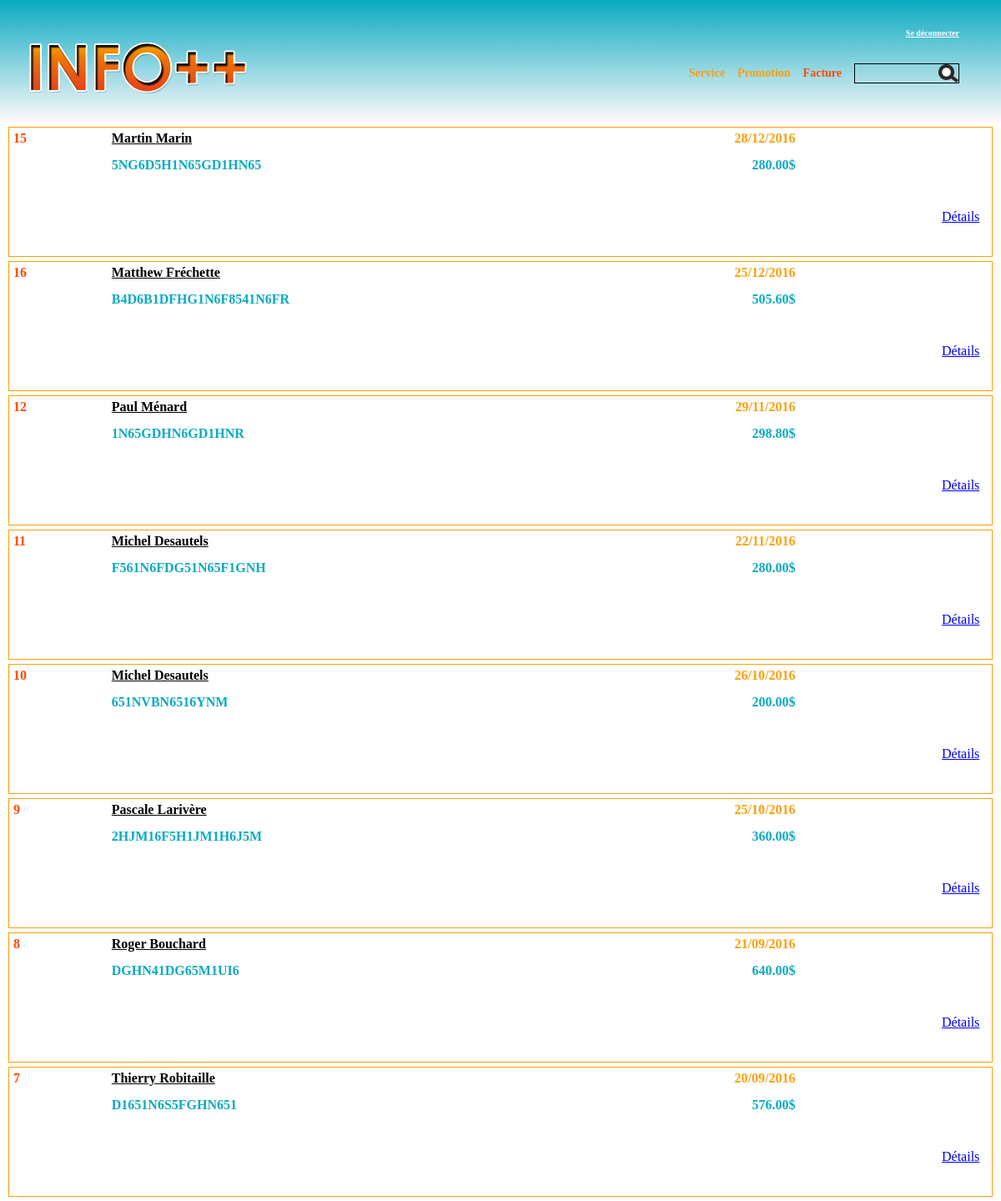
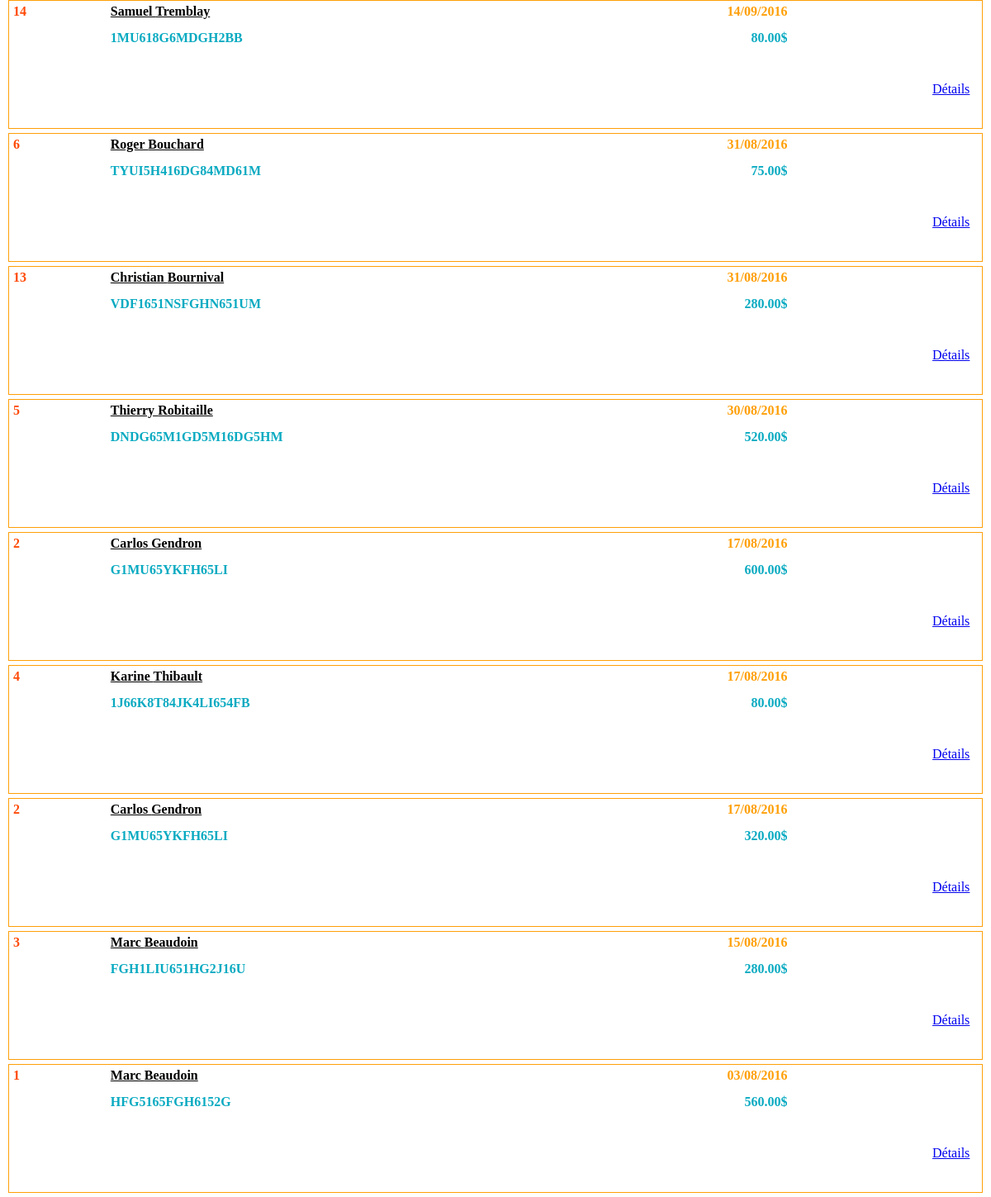
The page /PageAdmin/facture.php on the database its author committed (2 pictures, top to bottom).
### tables this page shows
CREATE TABLE `ta_facture_service` (
  `pk_facture_service` int(11) NOT NULL,
  `fk_facture` int(11) DEFAULT NULL,
  `fk_service` int(11) DEFAULT NULL,
  `tarif_facture` decimal(6,2) DEFAULT NULL,
  `montant_rabais` decimal(6,2) NOT NULL
);

CREATE TABLE `facture` (
  `pk_facture` int(11) NOT NULL,
  `fk_client` int(11) DEFAULT NULL,
  `date_service` date DEFAULT NULL,
  `paiement_status` tinyint(1) DEFAULT NULL,
  `no_confirmation` varchar(45) DEFAULT NULL
);

CREATE TABLE `client` (
  `pk_client` int(11) NOT NULL,
  `fk_utilisateur` int(11) DEFAULT NULL,
  `prenom` varchar(75) DEFAULT NULL,
  `nom` varchar(75) DEFAULT NULL,
  `fk_adresse` int(11) DEFAULT NULL,
  `telephone` varchar(20) DEFAULT NULL,
  `infolettre` tinyint(1) DEFAULT NULL
);

### MoteurBD/moteurBD.php (called while the page is built, shortened)
<?php
class moteurBD {
    function connection() {
        $server = "localhost";
        $username = "root";
        $password = "";
        $dbname = "labo";
        $con = new mysqli($server, $username, $password, $dbname);
        return $con;
    }
    function populateFacture() {
        $mysqli = $this->connection();
        $mysqli->set_charset("utf8");
        $results = $mysqli->query("SELECT facture.pk_facture,facture.date_service, facture.no_confirmation, ta_facture_service.tarif_facture, ta_facture_service.montant_rabais, client.prenom, client.nom, service.service_titre, promotion.promotion_titre, promotion.rabais FROM `ta_facture_service` JOIN facture ON facture.pk_facture = ta_facture_service.fk_facture JOIN client ON facture.fk_client = client.pk_client JOIN service ON service.pk_service = ta_facture_service.fk_service LEFT JOIN ta_promotion_service ON ta_promotion_service.fk_service = service.pk_service LEFT JOIN promotion ON promotion.pk_promotion = ta_promotion_service.fk_promotion ORDER BY facture.date_service DESC");
        $allfacture = array();
        while ($row = $results->fetch_assoc()) {
            $allfacture[] = array(
                'facture.pk_facture' => $row['pk_facture'],
                'facture.date_service' => $row['date_service'],
                'facture.no_confirmation' => $row['no_confirmation'],
                'ta_facture_service.tarif_facture' => $row['tarif_facture'],
                'ta_facture_service.montant_rabais' => $row['montant_rabais'],
                'client.prenom' => $row['prenom'],
                'client.nom' => $row['nom'],
                'service.service_titre' => $row['service_titre'],
                'promotion.promotion_titre' => $row['promotion_titre'],
                'promotion.rabais' => $row['rabais']
            );
        }
        return $allfacture;
    }
}

### PageAdmin/facture.php (the view, shortened to what this page needs)
<html>
    <head>
        <link rel="stylesheet" type="text/css" href="../css/reset.css"/>
        <link rel="stylesheet" href="../css/style.css">
    </head>
    <body>
        <?php
        include ('../PageInject/EnteteAdmin.php');
        include ('../MoteurBD/moteurBD.php');
        $moteur = new moteurBD();
        $factures = $moteur->populateFacture();
        $max = sizeof($factures);
        $prixArray = array();
        for($i = 0; $i< $max;$i++){
            if(strcmp($factures[$i]['facture.pk_facture'], $factures[$i-1]['facture.pk_facture'])!== 0){
                $prixArray[$i]=(float)$factures[$i]['ta_facture_service.tarif_facture'];
                if($factures[$i]['promotion.rabais'] !== null && strcmp($factures[$i]['ta_facture_service.montant_rabais'],'0.00') !== 0 ){
                    $prixArray[$i]-= (float)$factures[$i]['ta_facture_service.tarif_facture']*(float)$factures[$i]['promotion.rabais'];
                }
            }
            else{
                $prixArray[$i-1]+= (float)$factures[$i]['ta_facture_service.tarif_facture'];
                if($factures[$i]['promotion.rabais'] !== null && strcmp($factures[$i]['ta_facture_service.montant_rabais'],'0.00') !== 0){
                    $prixArray[$i-1]-= (float)$factures[$i]['ta_facture_service.tarif_facture']*(float)$factures[$i]['promotion.rabais'];
                }
            }
        }
        ?>
        <?php
        for($i = 0; $i < $max;$i++)
        {
            if(strcmp($factures[$i]['facture.pk_facture'], $factures[$i-1]['facture.pk_facture'])!== 0){
                $date = date_create(htmlentities(utf8_encode($factures[$i]['facture.date_service']),0,'UTF-8'));
            echo "
            <div id='produitCat'>";
            echo"
                    <p id='numFacture'>". htmlentities(utf8_encode($factures[$i]['facture.pk_facture']),0,'UTF-8')."</p>
                    <div id='contenuFacture'>
                    <p id='nomClient'>" . $factures[$i]['client.prenom']." ". $factures[$i]['client.nom']." <span id='dateFacture'>". date_format($date,"d/m/Y")."</span></p> <br>
                    <p id='descFacture'>". strtoupper($factures[$i]['facture.no_confirmation']) ."<span id='prixFacture'>". htmlentities(number_format(utf8_encode($prixArray[$i]),2,'.',''),0,'UTF-8')."$</span></p><br>
                    <div class='divItems'>
                    <p id='item'>" . $factures[$i]['service.service_titre']."<span id='prixFacture'>". htmlentities(utf8_encode($factures[$i]['ta_facture_service.tarif_facture']),0,'UTF-8')."$</span> </p>" ;
            }
            if(strcmp($factures[$i]['facture.pk_facture'], $factures[$i+1]['facture.pk_facture'])!== 0){
                echo "</div>";
                echo "</div> ";
                echo "<div id='detailFacture'> <a href='#' class='detail'>Détails</a> </div>";
                echo "</div>";
            }
        }
        ?>
    </body>
</html>

### css/style.css (style rules this page uses)
body { font-family: Century Gothic; }
#produitCat, #promotionCat { border: 1px solid #FF9F07; overflow: auto; margin-left: 10px; margin-right: 10px; margin-top: 5px; margin-bottom: 5px; position: relative; }
#numFacture { display:inline; width: 10%; height: 110px; float:left; padding-left: 5px; padding-top: 5px; color: #FF4A07; font-weight: bold; }
#contenuFacture { width: 80%; }
#descFacture { font-weight: bold; color:#09AAC1; }
#nomClient { font-weight: bold; text-decoration: underline; padding-top: 5px; }
#dateFacture { float: right; color: #FF9F07; }
#prixFacture { float:right; }
#detailFacture { float:right; color:black; width: 55px; height: 55px; padding-right: 5px; padding-top: 30px; }

### rows shown on the page
ta_facture_service: fk_facture.pk_facture "15", client.prenom "Martin", client.nom "Marin", fk_facture.date_service "28/12/2016", fk_facture.no_confirmation "5NG6D5H1N65GD1HN65", i "280.00", shows "Détails"
ta_facture_service: fk_facture.pk_facture "16", client.prenom "Matthew", client.nom "Fréchette", fk_facture.date_service "25/12/2016", fk_facture.no_confirmation "B4D6B1DFHG1N6F8541N6FR", i "505.60"
ta_facture_service: shows "Détails"
ta_facture_service: fk_facture.pk_facture "12", client.prenom "Paul", client.nom "Ménard", fk_facture.date_service "29/11/2016", fk_facture.no_confirmation "1N65GDHN6GD1HNR", i "298.80", shows "Détails"
ta_facture_service: fk_facture.pk_facture "11", client.prenom "Michel", client.nom "Desautels", fk_facture.date_service "22/11/2016", fk_facture.no_confirmation "F561N6FDG51N65F1GNH", i "280.00", shows "Détails"
ta_facture_service: fk_facture.pk_facture "10", client.prenom "Michel", client.nom "Desautels", fk_facture.date_service "26/10/2016", fk_facture.no_confirmation "651NVBN6516YNM", i "200.00", shows "Détails"
ta_facture_service: fk_facture.pk_facture "9", client.prenom "Pascale", client.nom "Larivère", fk_facture.date_service "25/10/2016", fk_facture.no_confirmation "2HJM16F5H1JM1H6J5M", i "360.00", shows "Détails"
ta_facture_service: fk_facture.pk_facture "8", client.prenom "Roger", client.nom "Bouchard", fk_facture.date_service "21/09/2016", fk_facture.no_confirmation "DGHN41DG65M1UI6", i "640.00", shows "Détails"
ta_facture_service: fk_facture.pk_facture "7", client.prenom "Thierry", client.nom "Robitaille", fk_facture.date_service "20/09/2016", fk_facture.no_confirmation "D1651N6S5FGHN651", i "576.00", shows "Détails"
ta_facture_service: fk_facture.pk_facture "14", client.prenom "Samuel", client.nom "Tremblay", fk_facture.date_service "14/09/2016", fk_facture.no_confirmation "1MU618G6MDGH2BB", i "80.00", shows "Détails"
ta_facture_service: fk_facture.pk_facture "6", client.prenom "Roger", client.nom "Bouchard", fk_facture.date_service "31/08/2016", fk_facture.no_confirmation "TYUI5H416DG84MD61M", i "75.00", shows "Détails"
ta_facture_service: fk_facture.pk_facture "13", client.prenom "Christian", client.nom "Bournival", fk_facture.date_service "31/08/2016", fk_facture.no_confirmation "VDF1651NSFGHN651UM", i "280.00", shows "Détails"
ta_facture_service: fk_facture.pk_facture "5", client.prenom "Thierry", client.nom "Robitaille", fk_facture.date_service "30/08/2016", fk_facture.no_confirmation "DNDG65M1GD5M16DG5HM", i "520.00"
ta_facture_service: shows "Détails"
ta_facture_service: fk_facture.pk_facture "2", client.prenom "Carlos", client.nom "Gendron", fk_facture.date_service "17/08/2016", fk_facture.no_confirmation "G1MU65YKFH65LI", i "600.00"
ta_facture_service: shows "Détails", fk_facture.pk_facture "2", client.prenom "Carlos", client.nom "Gendron", fk_facture.date_service "17/08/2016", fk_facture.no_confirmation "G1MU65YKFH65LI", i "320.00"
ta_facture_service: fk_facture.pk_facture "4", client.prenom "Karine", client.nom "Thibault", fk_facture.date_service "17/08/2016", fk_facture.no_confirmation "1J66K8T84JK4LI654FB", i "80.00", shows "Détails"
ta_facture_service: fk_facture.pk_facture "3", client.prenom "Marc", client.nom "Beaudoin", fk_facture.date_service "15/08/2016", fk_facture.no_confirmation "FGH1LIU651HG2J16U", i "280.00", shows "Détails"
ta_facture_service: fk_facture.pk_facture "1", client.prenom "Marc", client.nom "Beaudoin", fk_facture.date_service "03/08/2016", fk_facture.no_confirmation "HFG5165FGH6152G", i "560.00"
ta_facture_service: shows "Détails"
